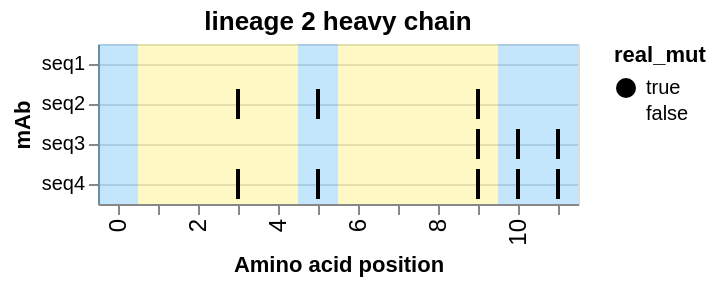

Express this chart as Vega-Lite.
### Vega-Lite specification from a JSON file in a GitHub repository (floating-point values rounded to 4 significant figures)
{"config": {"view": {"continuousWidth": 400, "continuousHeight": 300}}, "layer": [{"data": {"name": "data-f563dec5a74c106ef4c1e0a132f17428"}, "mark": {"type": "rect", "color": "#169cf5", "opacity": 0.25}, "encoding": {"x": {"type": "ordinal", "field": "position"}}}, {"data": {"name": "data-9db29cdd31d04bcd1ea4c7acab41e620"}, "mark": {"type": "rect", "color": "#f5e216", "opacity": 0.25}, "encoding": {"x": {"type": "ordinal", "field": "position"}}}, {"data": {"name": "data-47de4e39b95ed82910ece2c629405cfd"}, "mark": {"type": "tick", "opacity": 1, "thickness": 2}, "encoding": {"color": {"type": "nominal", "field": "real_mut", "scale": {"domain": [true, false], "range": ["black", "transparent"]}}, "x": {"type": "ordinal", "axis": {"grid": false, "labelFontSize": 12, "labelOverlap": "parity", "labelSeparation": 10}, "field": "position", "title": "Amino acid position"}, "y": {"type": "nominal", "axis": {"grid": true, "labels": true, "orient": "left", "title": "mAb"}, "field": "seq_id", "sort": ["seq1", "seq2", "seq3", "seq4"], "title": "sequence"}}, "title": "lineage 2 heavy chain"}], "$schema": "https://vega.github.io/schema/vega-lite/v5.json", "datasets": {"data-f563dec5a74c106ef4c1e0a132f17428": [{"type": "naive", "index": 0, "seq_id": "seq1", "position": 0, "mut_from": "A", "mut_to": "A", "region": "Framework", "framework": true, "radical": false, "real_mut": false}, {"type": "naive", "index": 0, "seq_id": "seq1", "position": 5, "mut_from": "T", "mut_to": "T", "region": "Framework", "framework": true, "radical": false, "real_mut": false}, {"type": "naive", "index": 0, "seq_id": "seq1", "position": 10, "mut_from": "C", "mut_to": "C", "region": "Framework", "framework": true, "radical": false, "real_mut": false}, {"type": "naive", "index": 0, "seq_id": "seq1", "position": 11, "mut_from": "G", "mut_to": "G", "region": "Framework", "framework": true, "radical": false, "real_mut": false}], "data-9db29cdd31d04bcd1ea4c7acab41e620": [{"type": "naive", "index": 0, "seq_id": "seq1", "position": 1, "mut_from": "T", "mut_to": "T", "region": "CDR", "framework": false, "radical": false, "real_mut": false}, {"type": "naive", "index": 0, "seq_id": "seq1", "position": 2, "mut_from": "C", "mut_to": "C", "region": "CDR", "framework": false, "radical": false, "real_mut": false}, {"type": "naive", "index": 0, "seq_id": "seq1", "position": 3, "mut_from": "G", "mut_to": "G", "region": "CDR", "framework": false, "radical": false, "real_mut": false}, {"type": "naive", "index": 0, "seq_id": "seq1", "position": 4, "mut_from": "A", "mut_to": "A", "region": "CDR", "framework": false, "radical": false, "real_mut": false}, {"type": "naive", "index": 0, "seq_id": "seq1", "position": 6, "mut_from": "C", "mut_to": "C", "region": "CDR", "framework": false, "radical": false, "real_mut": false}, {"type": "naive", "index": 0, "seq_id": "seq1", "position": 7, "mut_from": "G", "mut_to": "G", "region": "CDR", "framework": false, "radical": false, "real_mut": false}, {"type": "naive", "index": 0, "seq_id": "seq1", "position": 8, "mut_from": "A", "mut_to": "A", "region": "CDR", "framework": false, "radical": false, "real_mut": false}, {"type": "naive", "index": 0, "seq_id": "seq1", "position": 9, "mut_from": "T", "mut_to": "T", "region": "CDR", "framework": false, "radical": false, "real_mut": false}], "data-47de4e39b95ed82910ece2c629405cfd": [{"type": "naive", "index": 0, "seq_id": "seq1", "position": 0, "mut_from": "A", "mut_to": "A", "region": "Framework", "framework": true, "radical": false, "real_mut": false}, {"type": "naive", "index": 0, "seq_id": "seq1", "position": 1, "mut_from": "T", "mut_to": "T", "region": "CDR", "framework": false, "radical": false, "real_mut": false}, {"type": "naive", "index": 0, "seq_id": "seq1", "position": 2, "mut_from": "C", "mut_to": "C", "region": "CDR", "framework": false, "radical": false, "real_mut": false}, {"type": "naive", "index": 0, "seq_id": "seq1", "position": 3, "mut_from": "G", "mut_to": "G", "region": "CDR", "framework": false, "radical": false, "real_mut": false}, {"type": "naive", "index": 0, "seq_id": "seq1", "position": 4, "mut_from": "A", "mut_to": "A", "region": "CDR", "framework": false, "radical": false, "real_mut": false}, {"type": "naive", "index": 0, "seq_id": "seq1", "position": 5, "mut_from": "T", "mut_to": "T", "region": "Framework", "framework": true, "radical": false, "real_mut": false}, {"type": "naive", "index": 0, "seq_id": "seq1", "position": 6, "mut_from": "C", "mut_to": "C", "region": "CDR", "framework": false, "radical": false, "real_mut": false}, {"type": "naive", "index": 0, "seq_id": "seq1", "position": 7, "mut_from": "G", "mut_to": "G", "region": "CDR", "framework": false, "radical": false, "real_mut": false}, {"type": "naive", "index": 0, "seq_id": "seq1", "position": 8, "mut_from": "A", "mut_to": "A", "region": "CDR", "framework": false, "radical": false, "real_mut": false}, {"type": "naive", "index": 0, "seq_id": "seq1", "position": 9, "mut_from": "T", "mut_to": "T", "region": "CDR", "framework": false, "radical": false, "real_mut": false}, {"type": "naive", "index": 0, "seq_id": "seq1", "position": 10, "mut_from": "C", "mut_to": "C", "region": "Framework", "framework": true, "radical": false, "real_mut": false}, {"type": "naive", "index": 0, "seq_id": "seq1", "position": 11, "mut_from": "G", "mut_to": "G", "region": "Framework", "framework": true, "radical": false, "real_mut": false}, {"type": "lineage_member", "index": 1, "seq_id": " seq2", "position": 0, "mut_from": "A", "mut_to": "A", "region": "Framework", "framework": true, "radical": false, "real_mut": false}, {"type": "lineage_member", "index": 1, "seq_id": " seq2", "position": 1, "mut_from": "T", "mut_to": "T", "region": "CDR", "framework": false, "radical": false, "real_mut": false}, {"type": "lineage_member", "index": 1, "seq_id": " seq2", "position": 2, "mut_from": "C", "mut_to": "C", "region": "CDR", "framework": false, "radical": false, "real_mut": false}, {"type": "lineage_member", "index": 1, "seq_id": " seq2", "position": 3, "mut_from": "G", "mut_to": "A", "region": "CDR", "framework": false, "radical": false, "real_mut": true}, {"type": "lineage_member", "index": 1, "seq_id": " seq2", "position": 4, "mut_from": "A", "mut_to": "A", "region": "CDR", "framework": false, "radical": false, "real_mut": false}, {"type": "lineage_member", "index": 1, "seq_id": " seq2", "position": 5, "mut_from": "T", "mut_to": "A", "region": "Framework", "framework": true, "radical": false, "real_mut": true}, {"type": "lineage_member", "index": 1, "seq_id": " seq2", "position": 6, "mut_from": "C", "mut_to": "C", "region": "CDR", "framework": false, "radical": false, "real_mut": false}, {"type": "lineage_member", "index": 1, "seq_id": " seq2", "position": 7, "mut_from": "G", "mut_to": "G", "region": "CDR", "framework": false, "radical": false, "real_mut": false}, {"type": "lineage_member", "index": 1, "seq_id": " seq2", "position": 8, "mut_from": "A", "mut_to": "A", "region": "CDR", "framework": false, "radical": false, "real_mut": false}, {"type": "lineage_member", "index": 1, "seq_id": " seq2", "position": 9, "mut_from": "T", "mut_to": "A", "region": "CDR", "framework": false, "radical": false, "real_mut": true}, {"type": "lineage_member", "index": 1, "seq_id": " seq2", "position": 10, "mut_from": "C", "mut_to": "C", "region": "Framework", "framework": true, "radical": false, "real_mut": false}, {"type": "lineage_member", "index": 1, "seq_id": " seq2", "position": 11, "mut_from": "G", "mut_to": "G", "region": "Framework", "framework": true, "radical": false, "real_mut": false}, {"type": "lineage_member", "index": 2, "seq_id": "  seq3", "position": 0, "mut_from": "A", "mut_to": "A", "region": "Framework", "framework": true, "radical": false, "real_mut": false}, {"type": "lineage_member", "index": 2, "seq_id": "  seq3", "position": 1, "mut_from": "T", "mut_to": "T", "region": "CDR", "framework": false, "radical": false, "real_mut": false}, {"type": "lineage_member", "index": 2, "seq_id": "  seq3", "position": 2, "mut_from": "C", "mut_to": "C", "region": "CDR", "framework": false, "radical": false, "real_mut": false}, {"type": "lineage_member", "index": 2, "seq_id": "  seq3", "position": 3, "mut_from": "G", "mut_to": "G", "region": "CDR", "framework": false, "radical": false, "real_mut": false}, {"type": "lineage_member", "index": 2, "seq_id": "  seq3", "position": 4, "mut_from": "A", "mut_to": "A", "region": "CDR", "framework": false, "radical": false, "real_mut": false}, {"type": "lineage_member", "index": 2, "seq_id": "  seq3", "position": 5, "mut_from": "T", "mut_to": "T", "region": "Framework", "framework": true, "radical": false, "real_mut": false}, {"type": "lineage_member", "index": 2, "seq_id": "  seq3", "position": 6, "mut_from": "C", "mut_to": "C", "region": "CDR", "framework": false, "radical": false, "real_mut": false}, {"type": "lineage_member", "index": 2, "seq_id": "  seq3", "position": 7, "mut_from": "G", "mut_to": "G", "region": "CDR", "framework": false, "radical": false, "real_mut": false}, {"type": "lineage_member", "index": 2, "seq_id": "  seq3", "position": 8, "mut_from": "A", "mut_to": "A", "region": "CDR", "framework": false, "radical": false, "real_mut": false}, {"type": "lineage_member", "index": 2, "seq_id": "  seq3", "position": 9, "mut_from": "T", "mut_to": "A", "region": "CDR", "framework": false, "radical": false, "real_mut": true}, {"type": "lineage_member", "index": 2, "seq_id": "  seq3", "position": 10, "mut_from": "C", "mut_to": "A", "region": "Framework", "framework": true, "radical": true, "real_mut": true}, {"type": "lineage_member", "index": 2, "seq_id": "  seq3", "position": 11, "mut_from": "G", "mut_to": "A", "region": "Framework", "framework": true, "radical": false, "real_mut": true}, {"type": "lineage_member", "index": 3, "seq_id": "   seq4", "position": 0, "mut_from": "A", "mut_to": "A", "region": "Framework", "framework": true, "radical": false, "real_mut": false}, {"type": "lineage_member", "index": 3, "seq_id": "   seq4", "position": 1, "mut_from": "T", "mut_to": "T", "region": "CDR", "framework": false, "radical": false, "real_mut": false}, {"type": "lineage_member", "index": 3, "seq_id": "   seq4", "position": 2, "mut_from": "C", "mut_to": "C", "region": "CDR", "framework": false, "radical": false, "real_mut": false}, {"type": "lineage_member", "index": 3, "seq_id": "   seq4", "position": 3, "mut_from": "G", "mut_to": "A", "region": "CDR", "framework": false, "radical": false, "real_mut": true}, {"type": "lineage_member", "index": 3, "seq_id": "   seq4", "position": 4, "mut_from": "A", "mut_to": "A", "region": "CDR", "framework": false, "radical": false, "real_mut": false}, {"type": "lineage_member", "index": 3, "seq_id": "   seq4", "position": 5, "mut_from": "T", "mut_to": "A", "region": "Framework", "framework": true, "radical": false, "real_mut": true}, {"type": "lineage_member", "index": 3, "seq_id": "   seq4", "position": 6, "mut_from": "C", "mut_to": "C", "region": "CDR", "framework": false, "radical": false, "real_mut": false}, {"type": "lineage_member", "index": 3, "seq_id": "   seq4", "position": 7, "mut_from": "G", "mut_to": "G", "region": "CDR", "framework": false, "radical": false, "real_mut": false}, {"type": "lineage_member", "index": 3, "seq_id": "   seq4", "position": 8, "mut_from": "A", "mut_to": "A", "region": "CDR", "framework": false, "radical": false, "real_mut": false}, {"type": "lineage_member", "index": 3, "seq_id": "   seq4", "position": 9, "mut_from": "T", "mut_to": "A", "region": "CDR", "framework": false, "radical": false, "real_mut": true}, {"type": "lineage_member", "index": 3, "seq_id": "   seq4", "position": 10, "mut_from": "C", "mut_to": "A", "region": "Framework", "framework": true, "radical": true, "real_mut": true}, {"type": "lineage_member", "index": 3, "seq_id": "   seq4", "position": 11, "mut_from": "G", "mut_to": "A", "region": "Framework", "framework": true, "radical": false, "real_mut": true}]}, "data": {"name": "data-f563dec5a74c106ef4c1e0a132f17428"}}
